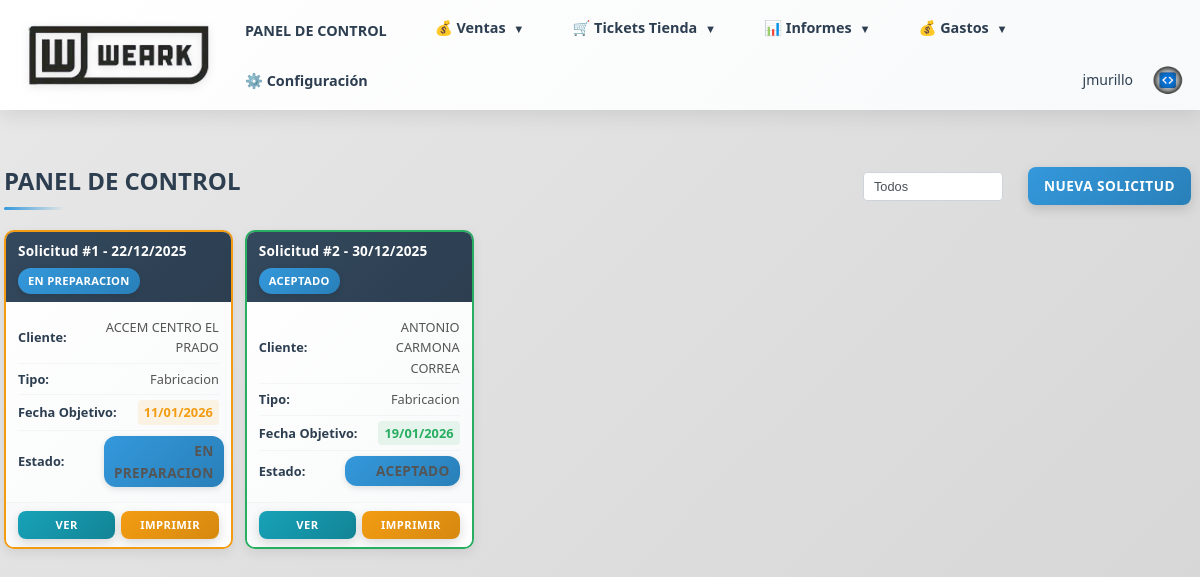
Page / (signed in) on the earlier database version.
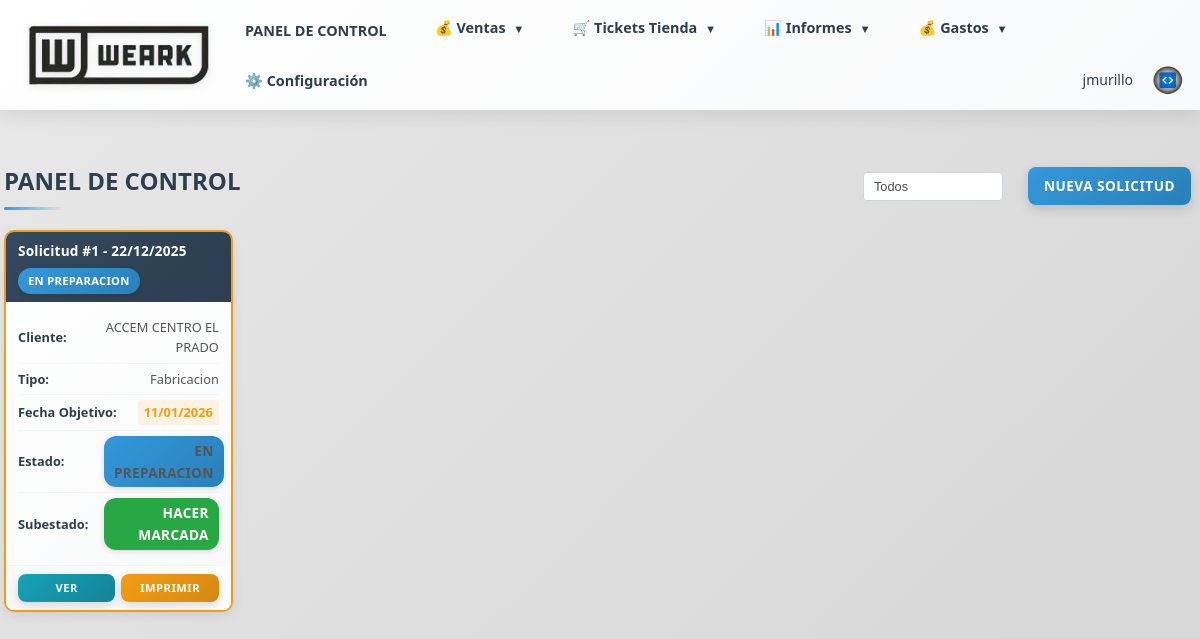
Same page on the later database version.
### models.py (models this page shows, shortened)
class Usuario(db.Model, UserMixin):
    __tablename__ = 'usuarios'
    id = db.Column(db.Integer, primary_key=True)
    usuario = db.Column(db.String(80), nullable=False, unique=True)
    password_hash = db.Column(db.String(255), nullable=False)
    correo = db.Column(db.String(100), nullable=False)
    telefono = db.Column(db.String(50))
    rol = db.Column(db.String(50), nullable=False)  # comercial, administracion, supervisor, usuario
    fecha_creacion = db.Column(db.DateTime, default=datetime.utcnow)
    ultimo_acceso = db.Column(db.DateTime)
    activo = db.Column(db.Boolean, default=True, nullable=False)
    def is_supervisor(self):
        return self.rol == 'supervisor'

class Presupuesto(db.Model):
    __tablename__ = 'presupuestos'
    id = db.Column(db.Integer, primary_key=True)
    comercial_id = db.Column(db.Integer, db.ForeignKey('comerciales.id'), nullable=False)
    cliente_id = db.Column(db.Integer, db.ForeignKey('clientes.id'), nullable=False)
    tipo_pedido = db.Column(db.String(50), nullable=False)  # confeccion, bordado, serigrafia, sublimacion, varios
    estado = db.Column(db.String(50), nullable=False, default='presupuesto')  # presupuesto, rechazado, aceptado, mockup, en preparacion, terminado, entregado al cliente
    subestado = db.Column(db.String(50), nullable=True)  # Para mockup: encargado a, REVISIÓN CLIENTE, CAMBIOS 1, CAMBIOS 2, RECHAZADO, aceptado. Para en preparacion: hacer marcada, imprimir, calandra, corte, confeccion, sublimacion, bordado
    fecha_limite_mockup = db.Column(db.Date, nullable=True)
    mockup_encargado_a_id = db.Column(db.Integer, db.ForeignKey('usuarios.id'), nullable=True)
    forma_pago = db.Column(db.Text)
    imagen_diseno = db.Column(db.String(255))
    imagen_portada = db.Column(db.String(255))  # Imagen de portada (primera página)
    imagen_adicional_1 = db.Column(db.String(255))  # Imagen adicional 1 (segunda página)
    descripcion_imagen_1 = db.Column(db.Text)  # Descripción de imagen adicional 1
    imagen_adicional_2 = db.Column(db.String(255))  # Imagen adicional 2 (segunda página)
    descripcion_imagen_2 = db.Column(db.Text)  # Descripción de imagen adicional 2
    imagen_adicional_3 = db.Column(db.String(255))  # Imagen adicional 3 (segunda página)
    descripcion_imagen_3 = db.Column(db.Text)  # Descripción de imagen adicional 3
    imagen_adicional_4 = db.Column(db.String(255))  # Imagen adicional 4 (segunda página)
    descripcion_imagen_4 = db.Column(db.Text)  # Descripción de imagen adicional 4
    imagen_adicional_5 = db.Column(db.String(255))  # Imagen adicional 5 (segunda página)
    descripcion_imagen_5 = db.Column(db.Text)  # Descripción de imagen adicional 5
    seguimiento = db.Column(db.Text)
    fecha_presupuesto = db.Column(db.Date)  # Fecha cuando se marcó como presupuesto (usa fecha_creacion si no existe)
    fecha_aceptado = db.Column(db.Date)  # Fecha cuando se aceptó
    fecha_mockup = db.Column(db.Date)  # Fecha cuando entró en estado mockup
    fecha_en_preparacion = db.Column(db.Date)  # Fecha cuando se marcó como en preparación
    fecha_terminado = db.Column(db.Date)  # Fecha cuando se marcó como terminado
    fecha_entregado_cliente = db.Column(db.Date)  # Fecha cuando se entregó al cliente
    fecha_diseno = db.Column(db.Date)  # Deprecated
    fecha_diseno_finalizado = db.Column(db.Date)  # Deprecated
    fecha_todo_listo = db.Column(db.Date)  # Deprecated
    fecha_enviado = db.Column(db.Date)  # Deprecated
    fecha_rechazado = db.Column(db.Date)  # Deprecated
    fecha_aceptacion = db.Column(db.Date)  # Alias de fecha_aceptado para compatibilidad
    fecha_objetivo = db.Column(db.Date)  # Fecha objetivo de entrega
    fecha_entrega_trabajo = db.Column(db.Date)
    fecha_envio_taller = db.Column(db.Date)
    fecha_entrega_bordados = db.Column(db.Date)
    fecha_entrega_cliente = db.Column(db.Date)
    fecha_pendiente_enviar = db.Column(db.Date)  # Deprecated: usar fecha_presupuesto
    fecha_envio = db.Column(db.Date)  # Deprecated: usar fecha_enviado
    fecha_respuesta = db.Column(db.Date)  # Deprecated: usar fecha_aceptado o fecha_rechazado
    fecha_creacion = db.Column(db.DateTime, default=datetime.utcnow)
    lineas = db.relationship('LineaPresupuesto', backref='presupuesto', lazy=True, cascade='all, delete-orphan')
    mockup_encargado_a = db.relationship('Usuario', foreign_keys=[mockup_encargado_a_id], backref='mockups_encargados')

class Cliente(db.Model, UserMixin):
    __tablename__ = 'clientes'
    id = db.Column(db.Integer, primary_key=True)
    nombre = db.Column(db.String(200), nullable=False)
    alias = db.Column(db.String(200))  # Alias o nombre alternativo
    nif = db.Column(db.String(20))  # NIF/CIF del cliente
    direccion = db.Column(db.Text)
    poblacion = db.Column(db.String(100))  # Población
    provincia = db.Column(db.String(100))  # Provincia
    codigo_postal = db.Column(db.String(10))  # Código Postal
    pais = db.Column(db.String(100), default='España')  # País
    telefono = db.Column(db.String(50))  # Teléfono fijo
    movil = db.Column(db.String(50))  # Teléfono móvil
    email = db.Column(db.String(100))  # Email general (mantener para compatibilidad)
    email_general = db.Column(db.String(100))  # Email general
    email_comunicaciones = db.Column(db.String(100))  # Email para avisos de estados
    categoria = db.Column(db.String(50))  # Categoría antigua (mantener para compatibilidad)
    categoria_id = db.Column(db.Integer, db.ForeignKey('categorias_cliente.id'), nullable=True)  # Nueva categoría desde tabla
    personas_contacto = db.Column(db.Text)  # Personas de contacto
    anotaciones = db.Column(db.Text)  # Anotaciones adicionales
    numero_cuenta = db.Column(db.String(29))  # Número de cuenta bancaria (24 dígitos con guiones: XXXX-XXXX-XXXX-XXXX-XXXX-XXXX)
    usuario_web = db.Column(db.String(80), unique=True, nullable=True)  # Usuario para acceso web
    password_hash = db.Column(db.String(255), nullable=True)  # Contraseña hash
    fecha_creacion = db.Column(db.DateTime, default=datetime.utcnow)
    fecha_alta = db.Column(db.Date)  # Fecha de alta del cliente
    ultimo_acceso = db.Column(db.DateTime)
    comercial_id = db.Column(db.Integer, db.ForeignKey('comerciales.id'), nullable=True)
    comercial = db.relationship('Comercial', backref='clientes_asignados', lazy=True)
    pedidos = db.relationship('Pedido', backref='cliente', lazy=True)
    presupuestos = db.relationship('Presupuesto', backref='cliente', lazy=True)
    direcciones_envio = db.relationship('DireccionEnvio', backref='cliente', lazy=True, cascade='all, delete-orphan')
    personas_contacto_list = db.relationship('PersonaContacto', backref='cliente', lazy=True, cascade='all, delete-orphan')

### routes/index.py (the view)
@index_bp.route('/')
@login_required
def index():
    try:
        filtro_activo = request.args.get('filtro', '')
        from sqlalchemy.orm import joinedload
        from models import LineaPresupuesto
        from sqlalchemy import or_
        estados_mostrar = ['aceptado', 'mockup', 'en preparacion', 'terminado', 'entregado al cliente']
        query = Presupuesto.query.filter(
            Presupuesto.estado.in_(estados_mostrar)
        )
        if filtro_activo == 'solo_mockup':
            query = query.filter(Presupuesto.estado == 'mockup')
        elif filtro_activo == 'solo_en_preparacion':
            query = query.filter(Presupuesto.estado == 'en preparacion')
        solicitudes = query.options(
            joinedload(Presupuesto.cliente),
            joinedload(Presupuesto.mockup_encargado_a)
        ).all()
        hoy = datetime.now().date()
        from extensions import db
        necesita_commit = False
        for solicitud in solicitudes:
            if solicitud.fecha_aceptado and not solicitud.fecha_objetivo:
                from utils.fechas import calcular_fecha_saltando_festivos
                solicitud.fecha_objetivo = calcular_fecha_saltando_festivos(solicitud.fecha_aceptado, 20)
                necesita_commit = True
            if solicitud.fecha_objetivo:
                dias_restantes = (solicitud.fecha_objetivo - hoy).days
                if dias_restantes <= 5:
                    solicitud.fecha_class = 'urgente'
                elif dias_restantes <= 10:
                    solicitud.fecha_class = 'proxima'
                else:
                    solicitud.fecha_class = 'ok'
            else:
                solicitud.fecha_class = ''
        if necesita_commit:
            try:
                db.session.commit()
            except Exception as e:
                db.session.rollback()
                print(f"Error al guardar fechas objetivo: {e}")
        solicitudes.sort(key=lambda s: (
            s.fecha_objetivo if s.fecha_objetivo else datetime.max.date(),
            s.fecha_aceptado if s.fecha_aceptado else datetime.max.date()
        ))
        return render_template('index.html', solicitudes=solicitudes, hoy=hoy, filtro_activo=filtro_activo)
    except Exception as e:
        import traceback
        error_msg = f"Error en index: {str(e)}\n{traceback.format_exc()}"
        print(error_msg)
        flash(f'Error al cargar el panel de control: {str(e)}', 'error')
        hoy = datetime.now().date()
        filtro_activo = request.args.get('filtro', '')
        return render_template('index.html', solicitudes=[], hoy=hoy, filtro_activo=filtro_activo)

### app.py (called while the page is built)
@login_manager.user_loader
def load_user(user_id):
    from models import Usuario, Cliente
    if user_id.startswith('cliente_'):
        cliente_id = int(user_id.replace('cliente_', ''))
        cliente = Cliente.query.get(cliente_id)
        if cliente and cliente.tiene_acceso_web():
            return cliente
        return None
    else:
        return Usuario.query.get(int(user_id))

### templates/index.html (shortened to what this page needs)
{% extends "base.html" %}
{% block content %}
<div style="display: flex; align-items: center; justify-content: space-between; margin-bottom: 20px; flex-wrap: wrap; gap: 15px;">
    <h2 style="font-size: 1.5rem; margin: 0;">PANEL DE CONTROL</h2>
    <div style="display: flex; align-items: center; gap: 10px; flex-wrap: wrap;">
        <form method="GET" action="{{ url_for('index.index') }}" style="display: inline-block; margin: 0;">
            <select name="filtro" id="filtro" onchange="this.form.submit()" style="padding: 6px 10px; border: 1px solid #ced4da; border-radius: 4px; font-size: 0.8rem; background: white; color: #495057; cursor: pointer; margin-right: 10px;">
                <option value="">Todos</option>
            </select>
        </form>
        <a href="{{ url_for('solicitudes.nueva_solicitud') }}" class="btn btn-primary" style="padding: 8px 16px; font-size: 0.85rem;">Nueva Solicitud</a>
    </div>
</div>
{% if solicitudes %}
<div class="pedidos-grid">
    {% for solicitud in solicitudes %}
    <div class="pedido-card {% if solicitud.fecha_class %}pedido-{{ solicitud.fecha_class }}{% endif %}">
        <div class="pedido-card-header">
            <div class="pedido-id">
                Solicitud #{{ solicitud.id }}{% if solicitud.fecha_aceptado %} - {{ solicitud.fecha_aceptado.strftime('%d/%m/%Y') }}{% endif %}
            </div>
            <span class="badge badge-estado-{{ solicitud.estado|lower|replace(' ', '-') }}">{{ solicitud.estado|title }}</span>
        </div>
        <div class="pedido-card-body">
            <div class="pedido-info-item">
                <strong>Cliente:</strong>
                <span>{{ solicitud.cliente.nombre if solicitud.cliente else 'N/A' }}</span>
            </div>
            <div class="pedido-info-item">
                <strong>Tipo:</strong>
                <span>{{ solicitud.tipo_pedido|title }}</span>
            </div>
            <div class="pedido-info-item">
                <strong>Fecha Objetivo:</strong>
                <span>
                    {% if solicitud.fecha_objetivo %}
                        <span class="fecha-objetivo {{ solicitud.fecha_class }}">
                            {{ solicitud.fecha_objetivo.strftime('%d/%m/%Y') }}
                        </span>
                    {% else %}
                        -
                    {% endif %}
                </span>
            </div>
            <div class="pedido-info-item">
                <strong>Estado:</strong>
                <span class="badge badge-estado-{{ solicitud.estado|lower|replace(' ', '-') }}" style="padding: 4px 10px; border-radius: 12px; font-size: 0.85rem; font-weight: 600;">
                    {{ solicitud.estado|title }}
                </span>
            </div>
            {% if solicitud.subestado %}
            <div class="pedido-info-item">
                <strong>Subestado:</strong>
                <span class="badge badge-estado-{{ solicitud.subestado|lower|replace(' ', '-') }}" style="padding: 4px 10px; border-radius: 12px; font-size: 0.85rem; font-weight: 600; background: #28a745; color: white;">
                    {{ solicitud.subestado|title }}
                </span>
            </div>
            {% endif %}
        </div>
        <div class="pedido-card-actions">
            <a href="{{ url_for('solicitudes.ver_solicitud', solicitud_id=solicitud.id) }}" class="btn btn-info">Ver</a>
            <a href="{{ url_for('solicitudes.descargar_pdf_solicitud', solicitud_id=solicitud.id) }}" class="btn btn-warning" target="_blank">Imprimir</a>
        </div>
    </div>
    {% endfor %}
</div>
{% else %}
<p>No hay solicitudes activas. <a href="{{ url_for('solicitudes.nueva_solicitud') }}">Crear primera solicitud</a></p>
{% endif %}
{% endblock %}

### templates/base.html (shortened to what this page needs)
<!DOCTYPE html>
<html lang="es">
<head>
    <link rel="stylesheet" href="{{ url_for('static', filename='css/style.css') }}">
</head>
<body>
    <header>
        <div class="container header-wrapper">
            <a href="{{ url_for('index.index') }}" style="text-decoration: none; display: flex; align-items: center;">
                <img src="{{ url_for('static', filename='logo_base.png') }}" alt="Logo" class="header-logo">
            </a>
            <nav id="mainNav">
                {% if current_user.is_authenticated %}
                    <a href="{{ url_for('index.index') }}">PANEL DE CONTROL</a>
                    {% if current_user.rol == 'usuario' %}
                        <a href="{{ url_for('solicitudes.listado_solicitudes') }}">SOLICITUDES</a>
                    {% else %}
                        <div class="dropdown">
                            <a href="#" class="dropdown-toggle">💰 Ventas <span class="dropdown-arrow">▼</span></a>
                        </div>
                        <div class="dropdown">
                            <a href="#" class="dropdown-toggle">🛒 Tickets Tienda <span class="dropdown-arrow">▼</span></a>
                        </div>
                        <div class="dropdown">
                            <a href="#" class="dropdown-toggle">📊 Informes <span class="dropdown-arrow">▼</span></a>
                        </div>
                        <div class="dropdown">
                            <a href="#" class="dropdown-toggle">💰 Gastos <span class="dropdown-arrow">▼</span></a>
                        </div>
                        {% if current_user.is_supervisor() %}
                            <a href="{{ url_for('configuracion.index') }}">⚙️ Configuración</a>
                        {% endif %}
                    {% endif %}
                    <div class="user-menu">
                        <span class="user-name">{{ current_user.usuario }}</span>
                        <a href="{{ url_for('auth.logout') }}" class="logout-btn-circle" title="Cerrar Sesión">
                            <img src="{{ url_for('static', filename='logo_jm.png') }}" alt="Cerrar Sesión" style="width: 100%; height: 100%; object-fit: contain;">
                        </a>
                    </div>
                {% endif %}
            </nav>
        </div>
    </header>
    <div class="container">
        {% block content %}{% endblock %}
    </div>
</body>
</html>

Differences in the rows shown:
no longer on this page (row edited): Presupuesto: id "2", fecha_aceptado "30/12/2025", estado "ACEPTADO", cliente "ANTONIO CARMONA CORREA", tipo_pedido "Fabricacion", fecha_objetivo "19/01/2026"
changed Presupuesto "EN PREPARACION": subestado (not shown) → "HACER MARCADA"
